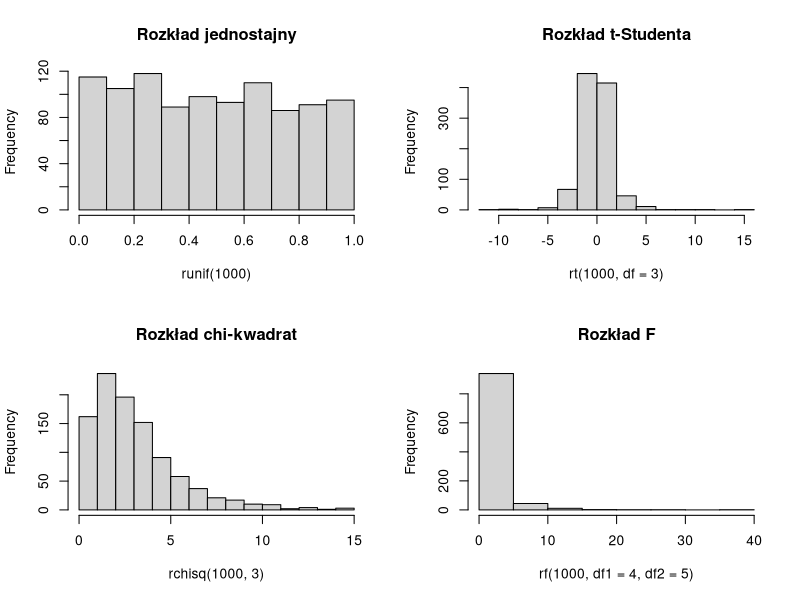
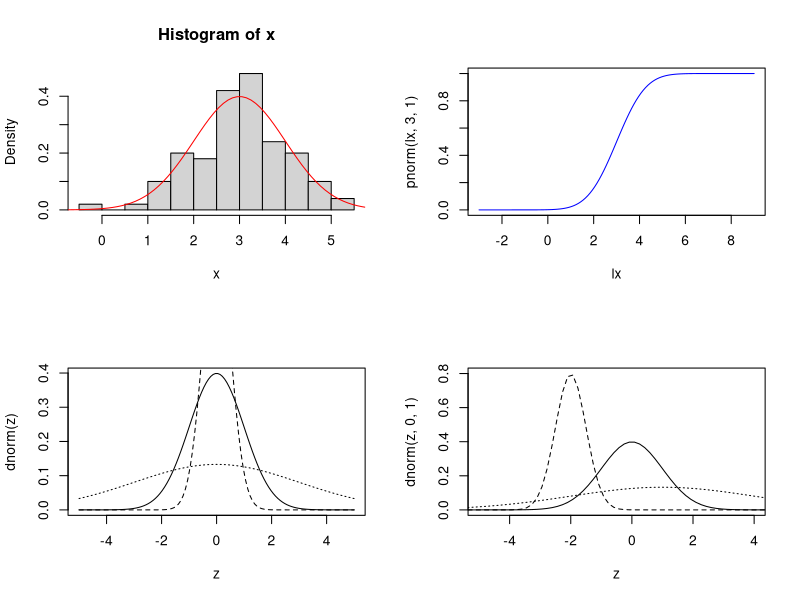
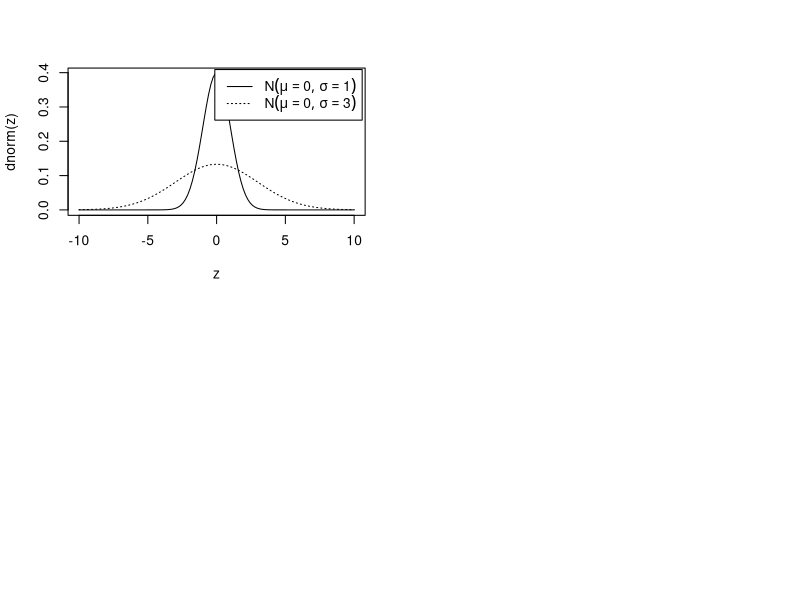
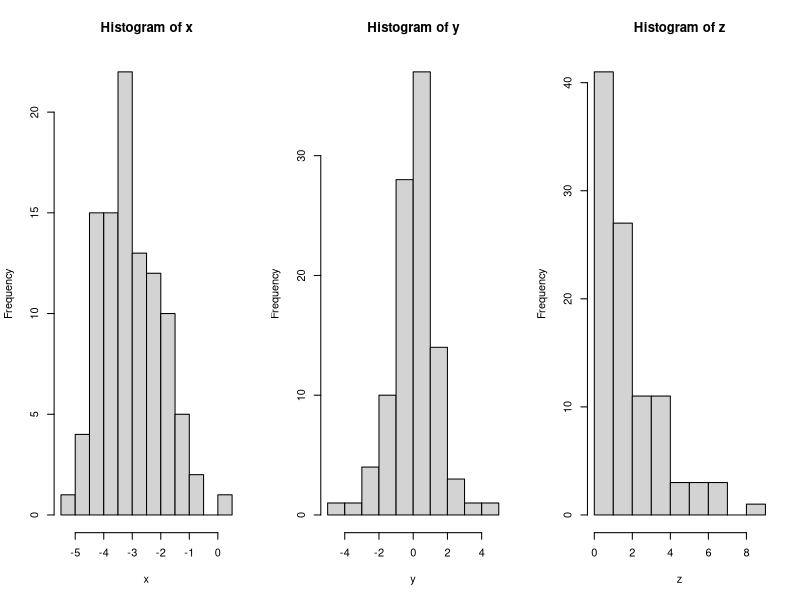

Here is the R script that generated these plots, in order:
## ---- chunk 1
rnorm(10)
## ---- chunk 2
#| echo: true
#| eval: true
rnorm(10,mean=20,sd=13)
## ---- chunk 3
#| echo: true
#| eval: true
#| label: fig-r01
#| fig-width: 8
#| fig-height: 8
#| fig-cap: Empiryczne rozkłady wartości losowych 4 zmiennych
par(mfrow=c(2,2))
hist(runif(1000), main="Rozkład jednostajny")
hist(rt(1000,df=3), main="Rozkład t-Studenta")
hist(rchisq(1000,3), main="Rozkład chi-kwadrat")
hist(rf(1000,df1=4,df2=5), main="Rozkład F")
## ---- chunk 4
dnorm(0)
dnorm(0,mean=3,sd=1)
dnorm(seq(-3,3,0.1))
## ---- chunk 5
#| echo: false
#| eval: true
x<-rnorm(100,3,1)
## ---- chunk 6
#| label: fig-r02
#| fig-cap: Histogram i ocena gęstości dla losowych wartości z rozkładu normalnego
hist(x,prob=T)

lx=seq(-3,9,length=120)
lx
lines(lx,dnorm(lx,3,1),col='red')
## ---- chunk 7
qnorm(0.5)
qnorm(c(0.95,0.975,0.995))
qnorm(0.9, 10, 2)
## ---- chunk 8
pnorm(0)

pnorm(0.9,3,1)

## ---- chunk 9
#| label: fig-r03
#| fig-cap: Dystrybuanta rozkładu normalnego standardowego
plot(lx, pnorm(lx,3,1), ,col='blue', type='l')
## ---- chunk 10
#| label: fig-r04
#| fig-cap: Gęstości trzech zmiennych o rozkładzie normalnym
z=seq(-5,5,length=120)
z

plot(z,dnorm(z),type="l")
lines(z,dnorm(z,0,3),type="l",lty="dotted")
lines(z,dnorm(z,0,0.5),type="l",lty="dashed")	
## ---- chunk 11
#| label: fig-r05
#| fig-cap: Gęstości trzech zmiennych o rozkładzie normalnym
z=seq(-10,10,length=120)
plot(z,dnorm(z,0,1),type="l", xlim=c(-5,4),ylim = c(0,.8))
lines(z,dnorm(z,1,3),type="l",lty="dotted")
lines(z,dnorm(z,-2,0.5),type="l",lty="dashed")	
## ---- chunk 12
#| label: fig-r06
#| fig-cap: Wprowadzenie legendy na wykresie. Gęstość trzech zmiennych losowych o rozkładzie normalnym
plot(z,dnorm(z),type="l")
lines(z,dnorm(z,0,3),type="l",lty="dotted")
legend("topright",inset =0.01,lty=c("solid","dotted"),
       c(expression(N(mu==0,sigma==1)),expression(N(mu==0,sigma==3))) )
## ---- chunk 13
# Wygeneruj 100 wartości z rozkładu normalnego o średniej równej -3 i odchyleniu standardowym równym 1.
# Wygeneruj 100 wartości z rozkładu t-Studenta o 8 stopniach swobody.
# Wygeneruj 100 wartości z rozkładu Chikwadrat o 2 stopniach swobody.
# Przedstaw histogramy dla wygenerowanych wartości na 1 wykresie jeden obok drugiego.

x=rnorm(100,-3,1)
y=rt(100,8)
z=rchisq(100,2)
par(mfrow=c(1,3))
hist(x)
hist(y)
hist(z)
